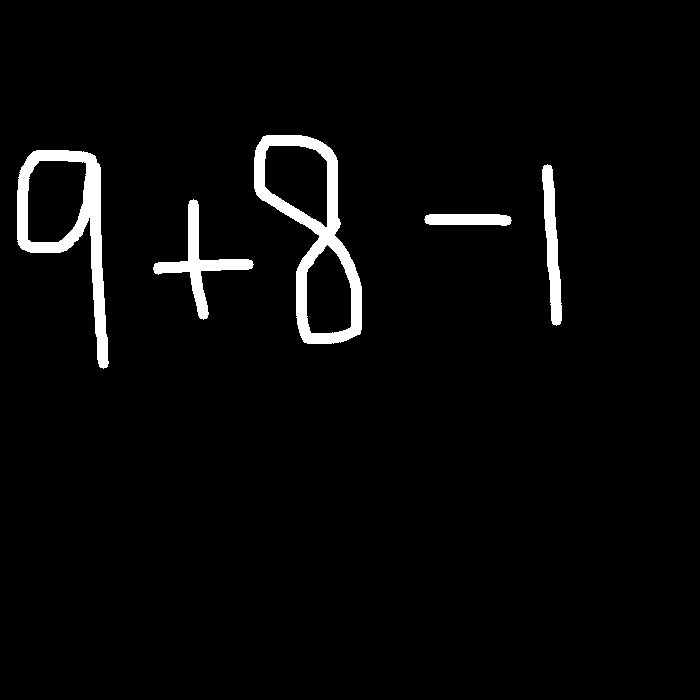
#> input picture pic.png, 700 x 700 px
$ python seg2.py
#> lines starting #> are read from the running program, lines starting #| are printed output that depends on the picture; after the words box and inside, x2 and y2 are one past the last pixel; in counts of white or black regions, pixels touching at a corner belong together
import cv2
import numpy as np

def main():
    folder = './data/test/'

    im = cv2.imread("pic.png")
#> im is the input picture: shape (700, 700, 3); 3.3% white; 5 white regions, box (x1, y1, x2, y2) and area: (254, 135, 362, 344) 5937, (17, 150, 109, 369) 5115, (153, 199, 254, 320) 2273, (542, 164, 562, 326) 1751, (424, 214, 512, 226) 927

    im_gray = cv2.cvtColor(im, cv2.COLOR_BGR2GRAY)
#> im_gray: shape (700, 700); 3.3% white; 5 white regions
    im_th = cv2.GaussianBlur(im_gray, (5, 5), 0)
    ctrs, hier = cv2.findContours(im_th.copy(), cv2.RETR_EXTERNAL, cv2.CHAIN_APPROX_SIMPLE)
#> ctrs = 5 contours; box (x1, y1, x2, y2) and area: (252, 133, 364, 346) 13856, (15, 148, 111, 371) 10232, (151, 197, 256, 322) 3010, (540, 162, 564, 328) 2323, (422, 212, 514, 228) 1243
    rects = [cv2.boundingRect(ctr) for ctr in ctrs]
#> rects = [(422, 212, 92, 16), (151, 197, 105, 125), (540, 162, 24, 166), (15, 148, 96, 223), (252, 133, 112, 213)]
    i = 0
    rects.sort(key=lambda x:x[0])
    # print rects
    imlist = []
    for r in rects:
        i = i+1
        # print r
        im1 = im[r[1]:r[1]+r[3],r[0]:r[0]+r[2]]
        imlist.append(im1)
#> this loop made 5 passes
#> pass 1, in main, `im1 = im[r[1]:r[1]+r[3],r[0]:r[0]+r[2]]`:
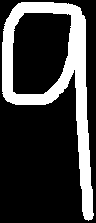
#> im1: shape (223, 96, 3); 23.9% white; 1 white region, box (x1, y1, x2, y2) and area: (2, 2, 94, 221) 5115
#> pass 2, in main, `im1 = im[r[1]:r[1]+r[3],r[0]:r[0]+r[2]]`:
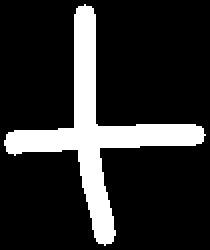
#> im1: shape (125, 105, 3) (shown 2 times larger); 17.3% white; 1 white region, box (x1, y1, x2, y2) and area: (2, 2, 103, 123) 2273
#> pass 3, in main, `im1 = im[r[1]:r[1]+r[3],r[0]:r[0]+r[2]]`:
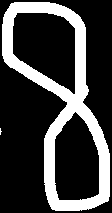
#> im1: shape (213, 112, 3); 24.9% white; 2 white regions (1 under 20 px), largest, box (x1, y1, x2, y2) and area: (2, 2, 110, 211) 5937
#> after the loop, i = 5; imlist = 5 items
        # [9 lines of commented-out code are left out]
    return imlist

    # cv2.waitKey()


main()
